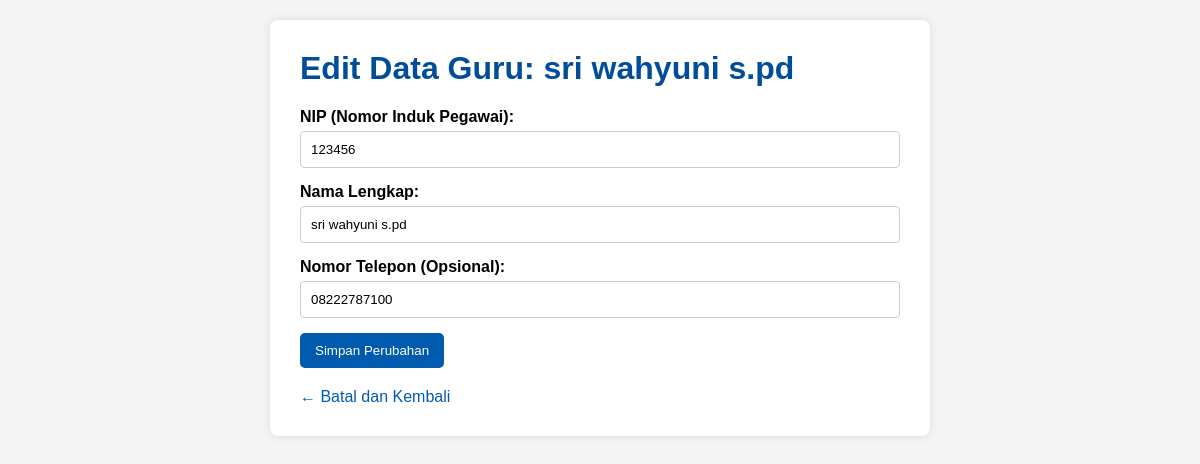
The app's page /admin/edit_guru.php?id=9 (signed in) with its own data.
### tables this page shows
CREATE TABLE `guru` (
  `id` int(11) NOT NULL,
  `nip` varchar(20) DEFAULT NULL,
  `nama` varchar(100) NOT NULL,
  `mata_pelajaran` varchar(100) NOT NULL,
  `telepon` varchar(15) DEFAULT NULL,
  `email` varchar(100) DEFAULT NULL
);

### admin/edit_guru.php (the view, shortened to what this page needs)
<?php
include '../koneksi.php';
$id_guru = mysqli_real_escape_string($koneksi, $_GET['id']);
$query = "SELECT * FROM guru WHERE id = '$id_guru'";
$result = mysqli_query($koneksi, $query);
$guru = mysqli_fetch_assoc($result);
?>
<!DOCTYPE html>
<html lang="id">
<head>
</head>
<body>
    <div class="container">
        <h1>Edit Data Guru: <?php echo htmlspecialchars($guru['nama']); ?></h1>
        <form action="proses_guru.php?aksi=edit" method="POST">
            <div>
                <label for="nip">NIP (Nomor Induk Pegawai):</label>
                <input type="text" id="nip" name="nip" value="<?php echo htmlspecialchars($guru['nip']); ?>" required>
            </div>
            <div>
                <label for="nama">Nama Lengkap:</label>
                <input type="text" id="nama" name="nama" value="<?php echo htmlspecialchars($guru['nama']); ?>" required>
            </div>
            <div>
                <label for="telepon">Nomor Telepon (Opsional):</label>
                <input type="tel" id="telepon" name="telepon" value="<?php echo htmlspecialchars($guru['telepon']); ?>">
            </div>
            <button type="submit">Simpan Perubahan</button>
        </form>
        <a href="data_guru.php" class="back-link">← Batal dan Kembali</a>
    </div>
</body>
</html>

### admin/edit_guru.php (style rules this page uses)
body { font-family: Arial, sans-serif; margin: 0; background-color: #f4f4f4; }
.container { width: 50%; margin: 20px auto; background: white; padding: 30px; border-radius: 8px; box-shadow: 0 0 10px rgba(0,0,0,0.1); }
h1 { color: #004d99; margin-top: 0; }
form div { margin-bottom: 15px; }
label { display: block; margin-bottom: 5px; font-weight: bold; }
input[type="text"], input[type="tel"] { width: 100%; padding: 10px; border: 1px solid #ccc; border-radius: 4px; box-sizing: border-box; }
button { background-color: #005aae; color: white; padding: 10px 15px; border: none; border-radius: 5px; cursor: pointer; }
.back-link { display: block; margin-top: 20px; color: #005aae; text-decoration: none; }

### records on screen
guru: nama "sri wahyuni s.pd", nip "123456", telepon "08222787100"
